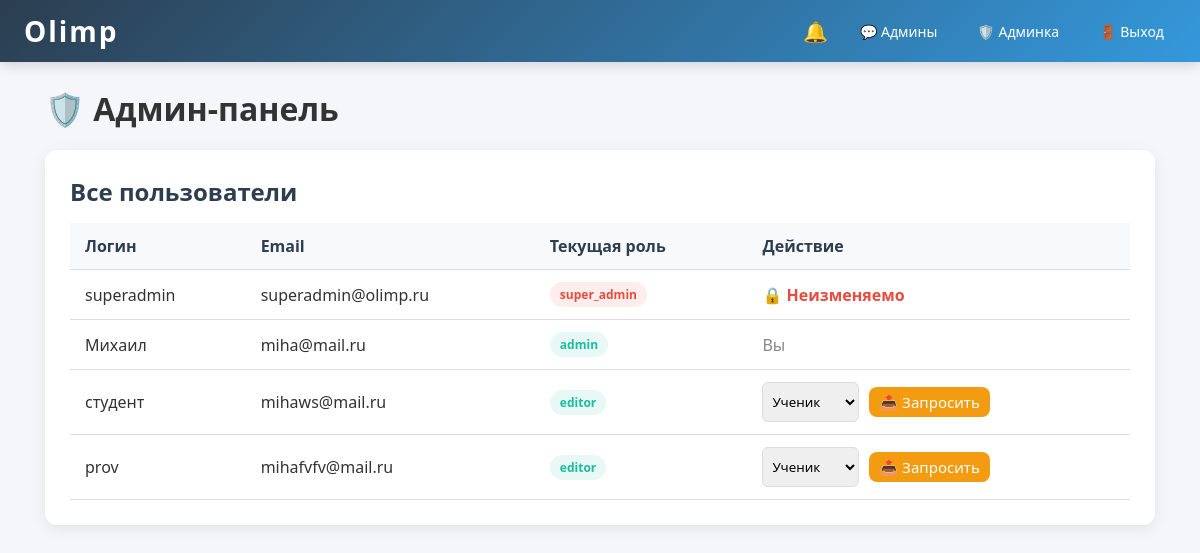
The app's page /admin (signed in) with its own data.
### models.py (models this page shows)
class User(UserMixin, db.Model):
    id = db.Column(db.Integer, primary_key=True)
    username = db.Column(db.String(80), unique=True, nullable=False)
    password = db.Column(db.String(128), nullable=False)
    email = db.Column(db.String(120), unique=True, nullable=False)
    birth_date = db.Column(db.String(20), nullable=False)
    role = db.Column(db.String(20), default='student')  # student, operator, editor, admin, super_admin
    agreed = db.Column(db.Boolean, default=False)
    created_at = db.Column(db.DateTime, default=datetime.utcnow)
    messages_sent = db.relationship('Message', foreign_keys='Message.sender_id', backref='sender', lazy=True)
    messages_received = db.relationship('Message', foreign_keys='Message.receiver_id', backref='receiver', lazy=True)
    notifications = db.relationship('Notification', backref='user', lazy=True, cascade='all, delete-orphan')
    group_messages = db.relationship('GroupMessage', backref='sender', lazy=True)

### app.py (the view)
@app.route('/admin')
@login_required
def admin_panel():
    if current_user.role not in ['admin', 'super_admin']: return redirect(url_for('index'))
    users = User.query.all()
    reqs = RoleRequest.query.filter_by(status='pending').all() if current_user.role == 'super_admin' else []
    my_reqs = RoleRequest.query.filter_by(requester_id=current_user.id, status='pending').all()
    return render_template('admin_panel.html', users=users, requests=reqs, my_requests=my_reqs)

### app.py (called while the page is built)
@login_manager.user_loader
def load_user(user_id):
    return User.query.get(int(user_id))

@app.context_processor
def inject_globals():
    if current_user.is_authenticated:
        unread = Notification.query.filter_by(user_id=current_user.id, is_read=False).count()
        role = current_user.role
        groups = []
        if role == 'operator':
            groups = GroupChat.query.filter_by(role_required='operator').all()
        elif role == 'editor':
            groups = GroupChat.query.filter_by(role_required='editor').all()
        elif role in ['admin', 'super_admin']:
            groups = GroupChat.query.filter_by(role_required='admin').all()
        return dict(unread_count=unread, my_groups=groups)
    return dict(unread_count=0, my_groups=[])

@app.context_processor
def inject_globals():
    if current_user.is_authenticated:
        unread = Notification.query.filter_by(user_id=current_user.id, is_read=False).count()
        role = current_user.role
        groups = GroupChat.query.filter(GroupChat.role_required.in_([role, 'admin' if role == 'super_admin' else role])).all()
        return dict(unread_count=unread, my_groups=groups)
    return dict(unread_count=0, my_groups=[])

### templates/admin_panel.html (shortened to what this page needs)
{% extends "base.html" %}
{% block content %}
<h1 style="margin-bottom:20px;">🛡️ Админ-панель</h1>
<div class="card">
  <h2>Все пользователи</h2>
  <table>
    <thead><tr><th>Логин</th><th>Email</th><th>Текущая роль</th><th>Действие</th></tr></thead>
    <tbody>
      {% for user in users %}
      <tr>
        <td>{{ user.username }}</td>
        <td>{{ user.email }}</td>
        <td><span class="badge {% if user.role=='student' %}badge-student{% elif user.role=='moderator' %}badge-moderator{% elif user.role=='editor' %}badge-editor{% elif user.role=='admin' %}badge-editor{% else %}badge-admin{% endif %}">{{ user.role }}</span></td>
        <td>
          {% if user.id == current_user.id %}
            <span style="color:#888;">Вы</span>
          {% elif user.role == 'super_admin' %}
            <span style="color:#e74c3c; font-weight:600;">🔒 Неизменяемо</span>
          {% elif current_user.role == 'admin' %}
            <form method="POST" action="{{ url_for('request_role', user_id=user.id) }}" style="display:flex; gap:5px;">
              <select name="role" style="padding:5px; border-radius:6px; border:1px solid #ddd;">
                <option value="student">Ученик</option>
              </select>
              <button type="submit" class="btn btn-warning" style="padding:5px 10px;">📤 Запросить</button>
            </form>
          {% else %}
            <span style="color:#999;">—</span>
          {% endif %}
        </td>
      </tr>
      {% endfor %}
    </tbody>
  </table>
</div>
{% endblock %}

### templates/base.html (shortened to what this page needs)
<!DOCTYPE html>
<html lang="ru">
<head>
    <link rel="stylesheet" href="{{ url_for('static', filename='css/style.css') }}">
</head>
<body>
    <nav class="navbar">
        <a href="{{ url_for('index') }}" class="logo">Olimp</a>
        <div class="nav-right">
            {% if current_user.is_authenticated %}
                <div class="notif-wrapper">
                    <button id="notif-btn" class="notif-btn">🔔
                    </button>
                </div>
                {% if my_groups %}
                    <a href="{{ url_for('chat', group=my_groups[0].id) }}" class="nav-link" title="Чат с командой">
                        {% if current_user.role in ['admin','super_admin'] %}💬 Админы
                        {% elif current_user.role == 'operator' %}💬 Операторы
                        {% elif current_user.role == 'editor' %}💬 Редакторы
                        {% endif %}
                    </a>
                {% endif %}
                <a href="{{ url_for('admin_panel') if current_user.role in ['admin','super_admin'] else url_for('profile') }}" class="nav-link">
                    {% if current_user.role in ['admin','super_admin'] %}🛡️ Админка{% else %}👤 Профиль{% endif %}
                </a>
                <a href="{{ url_for('logout') }}" class="nav-link">🚪 Выход</a>
            {% else %}
                <a href="{{ url_for('login') }}" class="nav-link">Вход</a>
                <a href="{{ url_for('register') }}" class="nav-link">Регистрация</a>
            {% endif %}
        </div>
    </nav>
    <div class="container">
        {% block content %}{% endblock %}
    </div>
</body>
</html>

### static/css/style.css (style rules this page uses)
* { margin: 0; padding: 0; box-sizing: border-box; font-family: 'Segoe UI', Tahoma, Geneva, Verdana, sans-serif; }
body { background: #f4f6f9; color: #333; min-height: 100vh; }
.navbar { background: linear-gradient(135deg, #2c3e50, #3498db); padding: 15px 30px; display: flex; justify-content: space-between; align-items: center; box-shadow: 0 2px 10px rgba(0,0,0,0.2); }
.navbar .logo { color: #fff; font-size: 28px; font-weight: bold; text-decoration: none; letter-spacing: 2px; }
.container { max-width: 1100px; margin: 30px auto; padding: 0 20px; }
.card { background: #fff; border-radius: 12px; padding: 25px; margin-bottom: 20px; box-shadow: 0 4px 15px rgba(0,0,0,0.08); }
.card h2 { margin-bottom: 15px; color: #2c3e50; }
.btn { display: inline-block; padding: 10px 20px; border: none; border-radius: 8px; cursor: pointer; font-size: 15px; text-decoration: none; transition: all 0.3s; margin: 5px; }
.btn-warning { background: #f39c12; color: #fff; }
table { width: 100%; border-collapse: collapse; margin-top: 15px; }
table th, table td { padding: 12px 15px; text-align: left; border-bottom: 1px solid #ddd; }
table th { background: #f8f9fa; font-weight: 600; color: #2c3e50; }
.badge { display: inline-block; padding: 4px 10px; border-radius: 20px; font-size: 12px; font-weight: 600; }
.badge-editor { background: #e8f8f5; color: #1abc9c; }
.badge-admin { background: #fdedec; color: #e74c3c; }

### templates/base.html (style rules this page uses)
:root { --nav-bg: linear-gradient(135deg, #2c3e50, #3498db); --text-light: #fff; --accent: #e74c3c; --bg-light: #f4f6f9; }
* { box-sizing: border-box; margin: 0; padding: 0; }
body { font-family: system-ui, -apple-system, sans-serif; background: var(--bg-light); color: #333; min-height: 100vh; }
.navbar { background: var(--nav-bg); padding: 12px 24px; display: flex; justify-content: space-between; align-items: center; box-shadow: 0 3px 12px rgba(0,0,0,0.15); position: sticky; top: 0; z-index: 999; }
.logo { color: var(--text-light); font-size: 24px; font-weight: 800; text-decoration: none; letter-spacing: 1px; }
.nav-right { display: flex; align-items: center; gap: 16px; }
.nav-link { color: var(--text-light); text-decoration: none; padding: 6px 12px; border-radius: 6px; transition: 0.2s; font-size: 14px; font-weight: 500; }
.notif-wrapper { position: relative; }
.notif-btn { background: none; border: none; font-size: 20px; cursor: pointer; color: var(--text-light); padding: 4px; position: relative; }
.container { max-width: 1150px; margin: 25px auto; padding: 0 20px; }

### records on screen
User: username "superadmin", email "superadmin@olimp.ru", role "super_admin", shows "🔒 Неизменяемо"
User: username "Михаил", email "miha@mail.ru", role "admin", shows "Вы"
User: username "студент", email "mihaws@mail.ru", role "editor"
User: username "prov", email "mihafvfv@mail.ru", role "editor"
